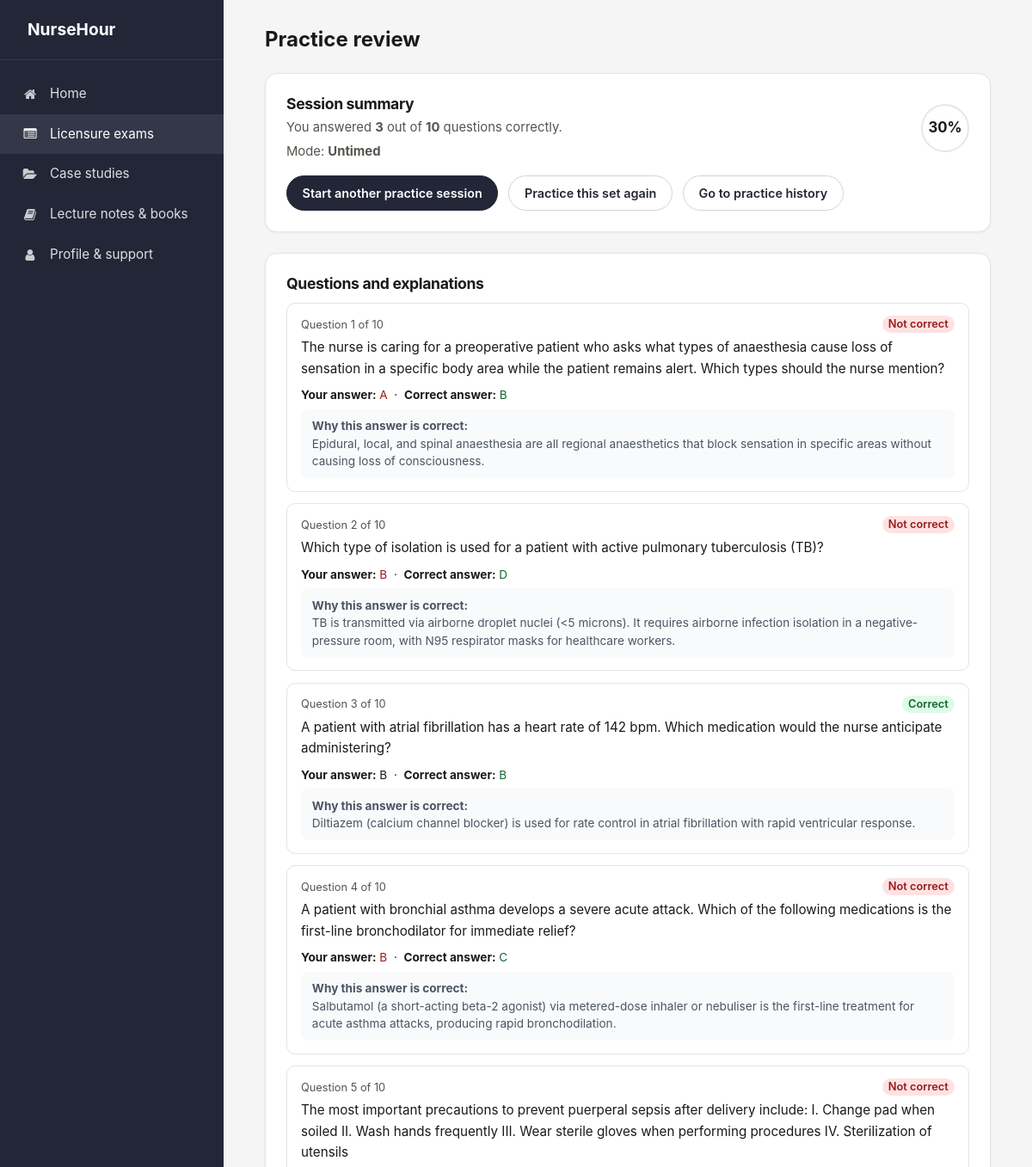
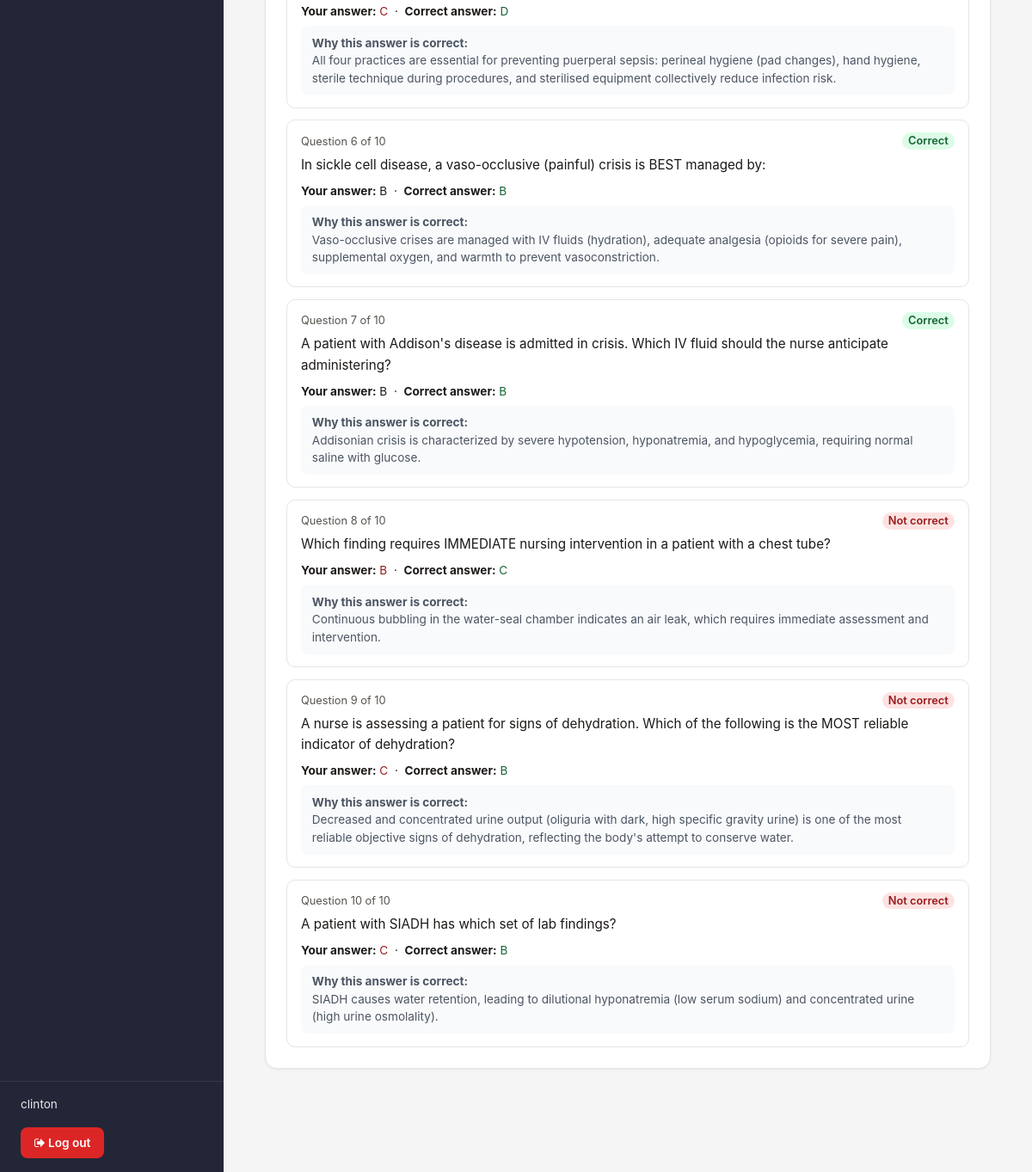
The app's page /practice/session/1/review/ (signed in) with its own data (2 pictures, top to bottom).
### website/models.py (models this page shows)
class PracticeAnswer(models.Model):
    session = models.ForeignKey(PracticeSession, on_delete=models.CASCADE, related_name='answers')
    user = models.ForeignKey(settings.AUTH_USER_MODEL, on_delete=models.CASCADE, related_name='practice_answers')
    question = models.ForeignKey(MCQQuestion, on_delete=models.CASCADE, related_name='practice_answers')
    chosen_answer = models.CharField(max_length=1, choices=MCQQuestion.CORRECT_CHOICES)
    is_correct = models.BooleanField(default=False)
    answered_at = models.DateTimeField(auto_now_add=True)
    order_index = models.PositiveIntegerField(help_text='1-based index within the session.')
    class Meta:
        ordering = ['order_index']
        unique_together = ('session', 'question')

class MCQQuestion(models.Model):
    PROGRAM_CHOICES = [
        ('rgn', 'Registered General Nursing (RGN)'),
        ('rm', 'Registered Midwifery (RM)'),
        ('rcn', 'Registered Community Nursing (RCN)'),
    ]
    PAPER_CHOICES = [
        ('rgn_med_surg', 'RGN – Medical–Surgical Nursing'),
        ('rgn_community_health', 'RGN – Community Health Nursing'),
        ('rgn_general', 'RGN – General Nursing Paper'),
        ('rm_midwifery_obstetrics', 'RM – Midwifery & Obstetrics'),
        ('rm_community_based', 'RM – Community-Based Midwifery'),
        ('rm_general', 'RM – General Midwifery Paper'),
        ('rcn_community_phc', 'RCN – Community Health & Primary Health Care'),
        ('rcn_maternal_child', 'RCN – Maternal & Child Health'),
        ('rcn_general', 'RCN – General Community Nursing Paper'),
    ]
    question_text = models.TextField()
    option_a = models.CharField(max_length=500)
    option_b = models.CharField(max_length=500)
    option_c = models.CharField(max_length=500, blank=True)
    option_d = models.CharField(max_length=500, blank=True)
    CORRECT_CHOICES = [('A', 'A'), ('B', 'B'), ('C', 'C'), ('D', 'D')]
    correct_answer = models.CharField(max_length=1, choices=CORRECT_CHOICES)
    answer_explanation = models.TextField(blank=True, help_text='Optional rationale for the correct answer.')
    program = models.CharField(
        max_length=10,
        choices=PROGRAM_CHOICES,
        blank=True,
        default='',
        help_text='Which nursing programme this question belongs to (RGN, RM, or RCN).',
    )
    paper = models.CharField(
        max_length=40,
        choices=PAPER_CHOICES,
        blank=True,
        default='',
        help_text='Specific written paper (e.g. Medical–Surgical, Community Health, General Paper).',
    )
    topic = models.CharField(max_length=120, blank=True)
    created_at = models.DateTimeField(auto_now_add=True)
    class Meta:
        ordering = ['-created_at']

### website/views.py (the view)
# urls.py: path('practice/session/<int:session_id>/review/', views.practice_review, name='practice_review'),
@login_required
def practice_review(request, session_id):
    session = get_object_or_404(PracticeSession, id=session_id, user=request.user)
    answers = PracticeAnswer.objects.filter(session=session).select_related('question').order_by('order_index')
    total = session.total_questions
    correct = session.correct_count
    percent = int((correct / float(total)) * 100) if total else 0
    context = {
        'session': session,
        'answers': answers,
        'total': total,
        'correct': correct,
        'percent': percent,
    }
    return render(request, 'website/practice_review.html', context)

### templates/website/practice_review.html (shortened to what this page needs)
{% extends 'dashboard_base.html' %}
{% load static %}
{% block page_title %}Practice review{% endblock %}
{% block sidebar_nav %}
    <a href="{% url 'website:dashboard' %}"><i class="fa fa-home"></i> Home</a>
    <a href="{% url 'website:practice' %}" class="db--active"><i class="fa fa-list-alt"></i> Licensure exams</a>
    <a href="{% url 'website:case_studies' %}"><i class="fa fa-folder-open"></i> Case studies</a>
    <a href="{% url 'website:resources' %}"><i class="fa fa-book"></i> Lecture notes &amp; books</a>
    <a href="{% url 'website:profile_support' %}"><i class="fa fa-user"></i> Profile &amp; support</a>
{% endblock %}
{% block content %}
    <div class="db-card">
        <div class="pr-summary-grid">
            <div>
                <h2 class="db-card__title" style="margin-bottom:0.35rem;">Session summary</h2>
                <p class="db-card__text" style="margin-bottom:0.35rem;">
                    You answered <strong>{{ correct }}</strong> out of <strong>{{ total }}</strong> questions correctly.
                </p>
                <p class="db-card__text" style="margin-bottom:0;">
                    Mode:
                    <strong>
                        {% if session.timed %}Timed (50 seconds per question){% else %}Untimed{% endif %}
                    </strong>
                </p>
            </div>
            <div style="text-align:right;">
                <div class="pr-score-pill">
                    <span>{{ percent }}%</span>
                </div>
            </div>
        </div>
        <div style="display:flex;flex-wrap:wrap;gap:0.75rem;margin-top:1rem;">
            <a style="color: white;" href="{% url 'website:practice' %}" class="db-link-btn db-link-btn--primary">Start another practice session</a>
            <a href="{% url 'website:practice_repeat' session.id %}" class="db-link-btn db-link-btn--ghost">Practice this set again</a>
            <a href="{% url 'website:practice_history' %}" class="db-link-btn db-link-btn--ghost">Go to practice history</a>
        </div>
    </div>
    <div class="db-card">
        <h2 class="db-card__title" style="margin-bottom:0.75rem;">Questions and explanations</h2>
        {% if answers %}
            <div style="display:flex;flex-direction:column;gap:0.85rem;">
                {% for a in answers %}
                <div style="border:1px solid var(--db-border);border-radius:10px;padding:0.9rem 1rem;">
                    <div style="display:flex;justify-content:space-between;align-items:center;gap:0.75rem;margin-bottom:0.35rem;">
                        <div style="font-size:0.8rem;color:var(--db-muted);">
                            Question {{ forloop.counter }} of {{ total }}
                        </div>
                        <div style="font-size:0.8rem;">
                            {% if a.is_correct %}
                                <span style="padding:0.15rem 0.45rem;border-radius:999px;background:#dcfce7;color:#166534;font-weight:600;">Correct</span>
                            {% else %}
                                <span style="padding:0.15rem 0.45rem;border-radius:999px;background:#fee2e2;color:#991b1b;font-weight:600;">Not correct</span>
                            {% endif %}
                        </div>
                    </div>
                    <div style="font-size:0.95rem;line-height:1.6;margin-bottom:0.5rem;">
                        {{ a.question.question_text }}
                    </div>
                    <div style="font-size:0.85rem;margin-bottom:0.4rem;">
                        <strong>Your answer:</strong>
                        <span {% if not a.is_correct %}style="color:#991b1b;"{% endif %}>
                            {{ a.chosen_answer }}
                        </span>
                        &nbsp;·&nbsp;
                        <strong>Correct answer:</strong>
                        <span style="color:#166534;">
                            {{ a.question.correct_answer }}
                        </span>
                    </div>
                    {% if a.question.answer_explanation %}
                    <div style="font-size:0.85rem;color:#4b5563;background:#f9fafb;border-radius:8px;padding:0.6rem 0.8rem;">
                        <strong>Why this answer is correct:</strong><br>
                        {{ a.question.answer_explanation }}
                    </div>
                    {% endif %}
                </div>
                {% endfor %}
            </div>
        {% else %}
            <p class="db-card__text">No answers recorded for this session.</p>
        {% endif %}
    </div>
{% endblock %}

### templates/dashboard_base.html (shortened to what this page needs)
{% load static %}
<!DOCTYPE html>
<html lang="en">
<head>
    <link rel="stylesheet" href="{% static 'css/bootstrap.min.css' %}">
    <link rel="stylesheet" href="https://cdn.jsdelivr.net/npm/font-awesome@4.7.0/css/font-awesome.min.css">
</head>
<body class="db-body">
    <div class="db-root">
        <aside class="db-sidebar">
            <div class="db-sidebar__logo">
                <a href="{% url 'website:home' %}">
                    NurseHour
                </a>
            </div>
            <nav class="db-sidebar__nav">
                {% block sidebar_nav %}{% endblock %}
            </nav>
            <div class="db-sidebar__user">
                <div class="db-sidebar__user-name">{{ user.get_short_name|default:user.email }}</div>
                <a href="{% url 'website:logout' %}" class="db-sidebar__logout"><i class="fa fa-sign-out"></i> Log out</a>
            </div>
        </aside>
        <main class="db-main">
            <div class="db-main__inner">
                <h1 class="db-main__title">{% block page_title %}Dashboard{% endblock %}</h1>
                {% block content %}{% endblock %}
            </div>
        </main>
    </div>
</body>
</html>

### templates/dashboard_base.html (style rules this page uses)
:root { --db-dark: #232637; --db-dark-hover: #1a1c28; --db-bg: #f5f5f5; --db-card: #ffffff; --db-border: #e5e5e5; --db-text: #1c1917; --db-muted: #57534e; --db-sidebar-w: 260px; --db-bottom-h: 64px; }
* { box-sizing: border-box; }
.db-body { margin: 0; font-family: -apple-system, BlinkMacSystemFont, 'Segoe UI', Roboto, Oxygen, Ubuntu, sans-serif; background: var(--db-bg); color: var(--db-text); min-height: 100vh; padding-bottom: var(--db-bottom-h); }
.db-root { display: flex; min-height: 100vh; }
.db-sidebar { width: var(--db-sidebar-w); background: var(--db-dark); color: #fff; flex-shrink: 0; display: flex; flex-direction: column; position: fixed; top: 0; left: 0; bottom: 0; z-index: 100; }
.db-sidebar__logo { padding: 1.25rem 1.5rem; border-bottom: 1px solid rgba(255,255,255,0.08); }
.db-sidebar__logo a { color: #fff; text-decoration: none; font-weight: 700; font-size: 1.2rem; display: flex; align-items: center; }
.db-sidebar__nav { flex: 1; padding: 1rem 0; overflow-y: auto; }
.db-sidebar__nav a { display: flex; align-items: center; padding: 0.75rem 1.5rem; color: rgba(255,255,255,0.85); text-decoration: none; font-size: 0.95rem; transition: background 0.15s, color 0.15s; }
.db-sidebar__nav a:hover, .db-sidebar__nav a.db--active { background: rgba(255,255,255,0.08); color: #fff; }
.db-sidebar__nav .fa { width: 22px; margin-right: 0.75rem; text-align: center; opacity: 0.9; }
.db-sidebar__user { padding: 1rem 1.5rem; border-top: 1px solid rgba(255,255,255,0.08); }
.db-sidebar__user-name { font-size: 0.85rem; color: rgba(255,255,255,0.9); margin-bottom: 0.5rem; }
.db-sidebar__user a { color: rgba(255,255,255,0.7); font-size: 0.85rem; text-decoration: none; }
.db-sidebar__logout { display: inline-block; margin-top: 0.5rem; padding: 0.5rem 1rem; font-size: 0.85rem; font-weight: 600; color: #fff !important; background: #dc2626; border-radius: 8px; border: none; text-decoration: none !important; transition: background 0.2s, transform 0.1s; }
.db-main { flex: 1; margin-left: var(--db-sidebar-w); padding: 1.5rem; min-height: 100vh; display: flex; flex-direction: column; align-items: stretch; }
.db-main__title { font-size: 1.5rem; font-weight: 700; margin: 0 0 1.5rem; color: var(--db-text); }
.db-main__inner { width: 100%; max-width: 100%; }
@media (min-width: 992px) { .db-main { padding: 2rem 2.5rem; align-items: center; } }
@media (min-width: 992px) { .db-main__inner { max-width: 860px; margin: 0 auto; } }
@media (min-width: 1200px) { .db-main { padding: 2rem 3rem; } }
@media (min-width: 1200px) { .db-main__inner { max-width: 900px; } }
.db-card { background: var(--db-card); border: 1px solid var(--db-border); border-radius: 14px; padding: 1.5rem; margin-bottom: 1.5rem; box-shadow: 0 1px 3px rgba(0,0,0,0.06); transition: box-shadow 0.2s ease; }
.db-card__title { font-size: 1.1rem; font-weight: 700; margin: 0 0 0.5rem; color: var(--db-text); letter-spacing: -0.02em; }
.db-card__text { font-size: 0.925rem; color: var(--db-muted); margin: 0; line-height: 1.55; }
.db-card a:not(.btn-save):not(.db-sidebar__logout) { color: var(--db-dark); font-weight: 600; font-size: 0.9rem; text-decoration: none; }
.db-link-btn { display: inline-flex; align-items: center; justify-content: center; padding: 0.55rem 1.1rem; border-radius: 999px; font-size: 0.85rem; font-weight: 600; text-decoration: none; border: 1px solid transparent; }
.db-link-btn--primary { background: #232637; color: #fff; border-color: #232637; }
.db-link-btn--ghost { background: #ffffff; color: #232637; border-color: #d4d4d8; }

### templates/website/practice_review.html (style rules this page uses)
.pr-summary-grid { display: grid; grid-template-columns: auto minmax(140px, 180px); gap: 1.25rem; align-items: center; }
.pr-score-pill { display: inline-flex; align-items: center; justify-content: center; min-width: 56px; height: 56px; border-radius: 999px; border: 2px solid #e5e7eb; font-weight: 700; font-size: 1.05rem; }
.pr-score-pill span { display: block; }

### records on screen
PracticeAnswer: total "10", is_correct "Not correct", question.question_text "The nurse is caring for a preoperative patient who asks what types of anaesthesia cause loss of sensation in a specific body area while the patient remains alert. Which types should the nurse mention?", chosen_answer "A", question.correct_answer "B", question.answer_explanation "Epidural, local, and spinal anaesthesia are all regional anaesthetics that block sensation in specific areas without causing loss of consciousness."
PracticeAnswer: total "10", is_correct "Not correct", question.question_text "Which type of isolation is used for a patient with active pulmonary tuberculosis (TB)?", chosen_answer "B", question.correct_answer "D", question.answer_explanation "TB is transmitted via airborne droplet nuclei (<5 microns). It requires airborne infection isolation in a negative-pressure room, with N95 respirator masks for healthcare workers."
PracticeAnswer: total "10", is_correct "Correct", question.question_text "A patient with atrial fibrillation has a heart rate of 142 bpm. Which medication would the nurse anticipate administering?", chosen_answer "B", question.correct_answer "B", question.answer_explanation "Diltiazem (calcium channel blocker) is used for rate control in atrial fibrillation with rapid ventricular response."
PracticeAnswer: total "10", is_correct "Not correct", question.question_text "A patient with bronchial asthma develops a severe acute attack. Which of the following medications is the first-line bronchodilator for immediate relief?", chosen_answer "B", question.correct_answer "C", question.answer_explanation "Salbutamol (a short-acting beta-2 agonist) via metered-dose inhaler or nebuliser is the first-line treatment for acute asthma attacks, producing rapid bronchodilation."
PracticeAnswer: total "10", is_correct "Not correct", question.question_text "The most important precautions to prevent puerperal sepsis after delivery include: I. Change pad when soiled II. Wash hands frequently III. Wear sterile gloves when performing procedures IV. Sterilization of utensils", chosen_answer "C", question.correct_answer "D", question.answer_explanation "All four practices are essential for preventing puerperal sepsis: perineal hygiene (pad changes), hand hygiene, sterile technique during procedures, and sterilised equipment collectively reduce infection risk."
PracticeAnswer: total "10", is_correct "Correct", question.question_text "In sickle cell disease, a vaso-occlusive (painful) crisis is BEST managed by:", chosen_answer "B", question.correct_answer "B", question.answer_explanation "Vaso-occlusive crises are managed with IV fluids (hydration), adequate analgesia (opioids for severe pain), supplemental oxygen, and warmth to prevent vasoconstriction."
PracticeAnswer: total "10", is_correct "Correct", question.question_text "A patient with Addison's disease is admitted in crisis. Which IV fluid should the nurse anticipate administering?", chosen_answer "B", question.correct_answer "B", question.answer_explanation "Addisonian crisis is characterized by severe hypotension, hyponatremia, and hypoglycemia, requiring normal saline with glucose."
PracticeAnswer: total "10", is_correct "Not correct", question.question_text "Which finding requires IMMEDIATE nursing intervention in a patient with a chest tube?", chosen_answer "B", question.correct_answer "C", question.answer_explanation "Continuous bubbling in the water-seal chamber indicates an air leak, which requires immediate assessment and intervention."
PracticeAnswer: total "10", is_correct "Not correct", question.question_text "A nurse is assessing a patient for signs of dehydration. Which of the following is the MOST reliable indicator of dehydration?", chosen_answer "C", question.correct_answer "B", question.answer_explanation "Decreased and concentrated urine output (oliguria with dark, high specific gravity urine) is one of the most reliable objective signs of dehydration, reflecting the body's attempt to conserve water."
PracticeAnswer: total "10", is_correct "Not correct", question.question_text "A patient with SIADH has which set of lab findings?", chosen_answer "C", question.correct_answer "B", question.answer_explanation "SIADH causes water retention, leading to dilutional hyponatremia (low serum sodium) and concentrated urine (high urine osmolality)."

### other values on screen
{{ user.get_short_name|default:user.email }} "clinton"
{{ correct }} "3"
{{ total }} "10"
{{ percent }} "30"
